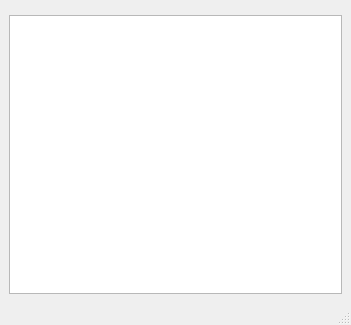
<?xml version="1.0" encoding="UTF-8"?>
<ui version="4.0">
 <class>main</class>
 <widget class="QMainWindow" name="main">
  <property name="geometry">
   <rect>
    <x>0</x>
    <y>0</y>
    <width>351</width>
    <height>325</height>
   </rect>
  </property>
  <property name="windowTitle">
   <string>MainWindow</string>
  </property>
  <widget class="QWidget" name="centralwidget">
   <layout class="QVBoxLayout" name="verticalLayout">
    <item>
     <widget class="wdg_com_t" name="com" native="true"/>
    </item>
    <item>
     <widget class="QPlainTextEdit" name="log"/>
    </item>
   </layout>
  </widget>
  <widget class="QStatusBar" name="status"/>
 </widget>
 <customwidgets>
  <customwidget>
   <class>wdg_com_t</class>
   <extends>QWidget</extends>
   <header>wdg_com.h</header>
   <container>1</container>
  </customwidget>
 </customwidgets>
 <resources/>
 <connections/>
</ui>
